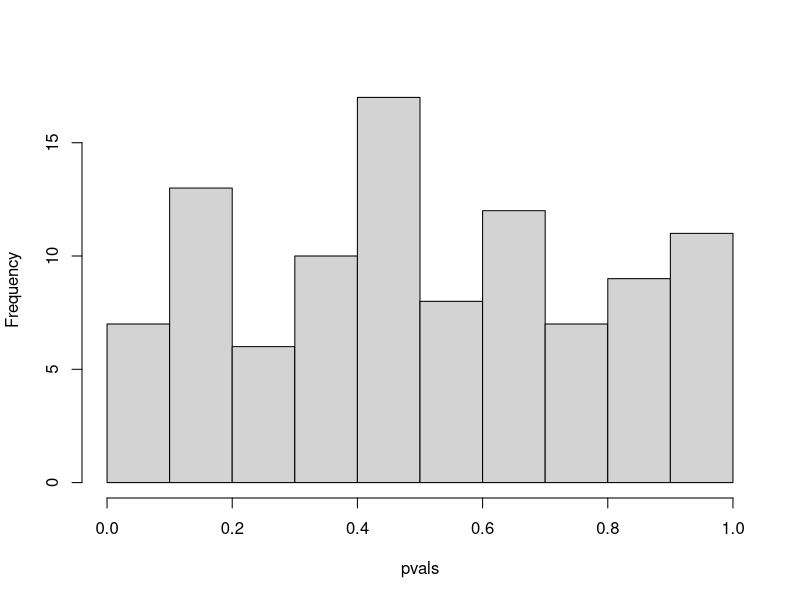

Reproduce this figure in R.
rm(list = ls())

set.seed(1)
n <- 20
m <- 100
X <- matrix(rnorm(n * m), ncol = m)

#  > a. Conduct a one-sample $t$-test for each fund manager, and plot a histogram
pvals <- apply(X, 2, function(p) t.test(p)$p.value)
hist(pvals, main = NULL)

#> b. If we control Type I error for each null hypothesis at level $\alpha =
sum(pvals < 0.05)

#> c. If we control the FWER at level 0.05, then how many null hypotheses do we
sum(pvals < 0.05 / length(pvals))

#> d. If we control the FDR at level 0.05, then how many null hypotheses do we
sum(p.adjust(pvals, "fdr") < 0.05)

#> e. Now suppose we “cherry-pick” the 10 fund managers who perform the best in
best <- order(apply(X, 2, sum), decreasing = TRUE)[1:10]
sum(pvals[best] < 0.05 / 10)
sum(p.adjust(pvals[best], "fdr") < 0.05)

#> f. Explain why the analysis in (e) is misleading.
